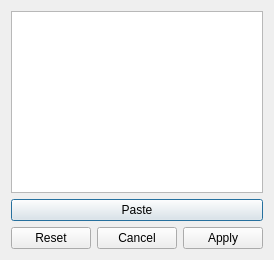
<?xml version="1.0" encoding="UTF-8"?>
<ui version="4.0">
 <class>Dialog</class>
 <widget class="QDialog" name="Dialog">
  <property name="geometry">
   <rect>
    <x>0</x>
    <y>0</y>
    <width>260</width>
    <height>260</height>
   </rect>
  </property>
  <property name="windowTitle">
   <string>Text wormholes</string>
  </property>
  <layout class="QVBoxLayout" name="verticalLayout">
   <item>
    <widget class="QPlainTextEdit" name="plainTextEdit"/>
   </item>
   <item>
    <widget class="QPushButton" name="pasteButton">
     <property name="text">
      <string>Paste</string>
     </property>
    </widget>
   </item>
   <item>
    <widget class="QDialogButtonBox" name="buttonBox">
     <property name="orientation">
      <enum>Qt::Horizontal</enum>
     </property>
     <property name="standardButtons">
      <set>QDialogButtonBox::Apply|QDialogButtonBox::Cancel|QDialogButtonBox::Reset</set>
     </property>
     <property name="centerButtons">
      <bool>true</bool>
     </property>
    </widget>
   </item>
  </layout>
 </widget>
 <resources/>
 <connections>
  <connection>
   <sender>buttonBox</sender>
   <signal>accepted()</signal>
   <receiver>Dialog</receiver>
   <slot>accept()</slot>
   <hints>
    <hint type="sourcelabel">
     <x>248</x>
     <y>254</y>
    </hint>
    <hint type="destinationlabel">
     <x>157</x>
     <y>274</y>
    </hint>
   </hints>
  </connection>
  <connection>
   <sender>buttonBox</sender>
   <signal>rejected()</signal>
   <receiver>Dialog</receiver>
   <slot>reject()</slot>
   <hints>
    <hint type="sourcelabel">
     <x>316</x>
     <y>260</y>
    </hint>
    <hint type="destinationlabel">
     <x>286</x>
     <y>274</y>
    </hint>
   </hints>
  </connection>
 </connections>
</ui>
